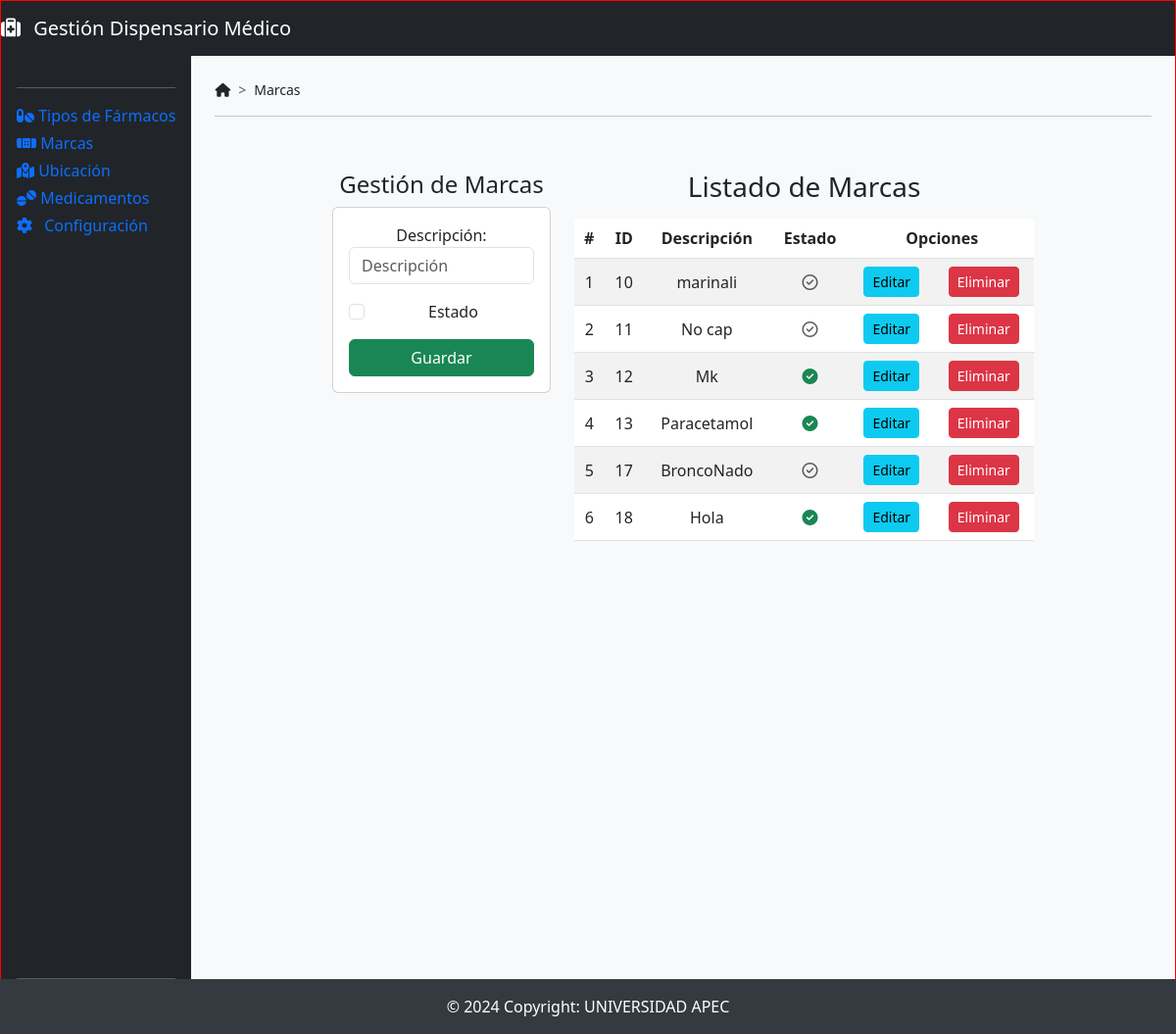
The page /principalMarcas on the database as committed earlier.
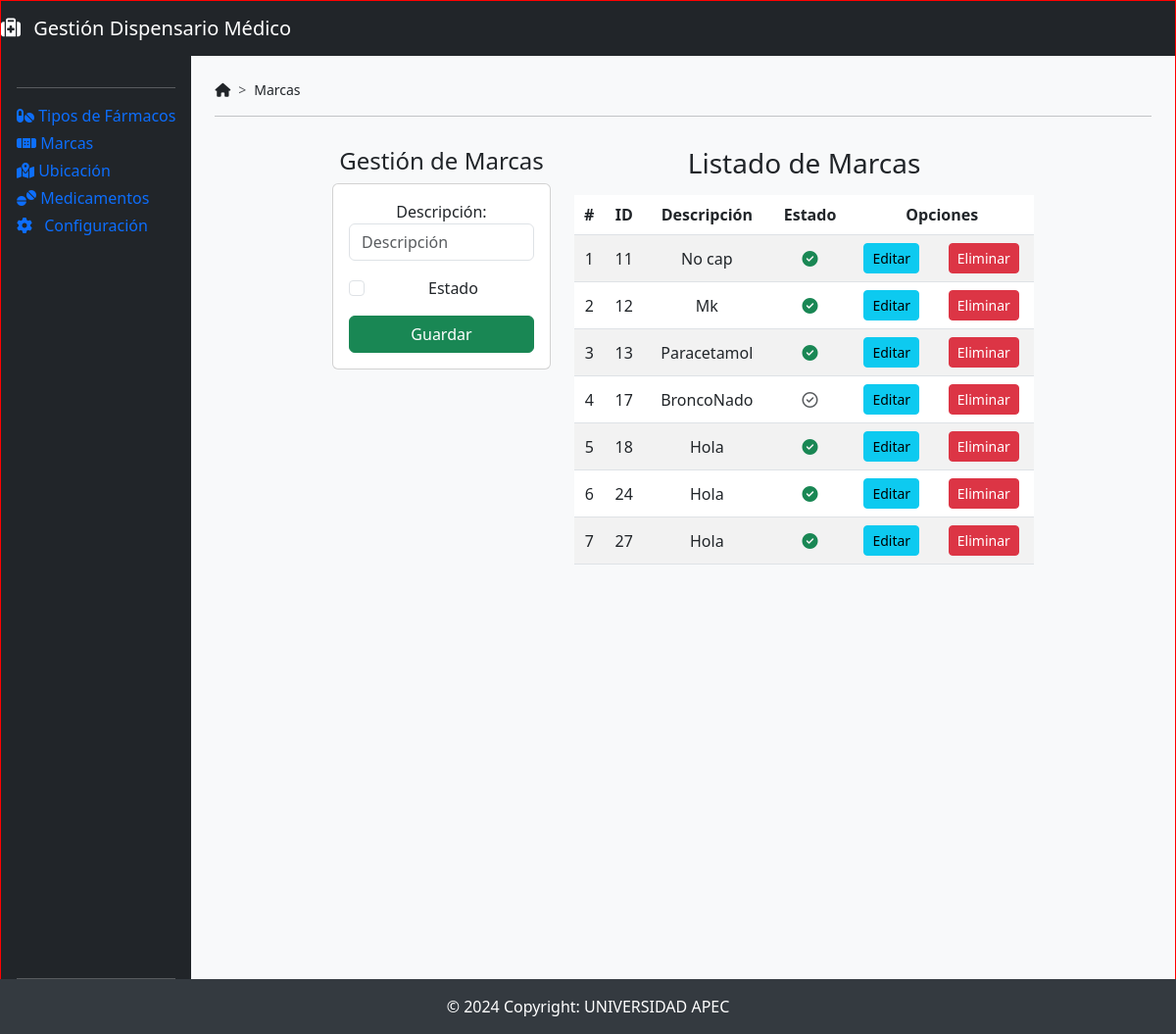
The same page on the database as committed later.
### DispensarioMedico/models.py (models this page shows, shortened)
class Marcas(models.Model):
    idmarca = models.AutoField(db_column='idMarca', primary_key=True)  # Field name made lowercase.
    descripcion = models.TextField(db_column='Descripcion', blank=True, null=True)  # Field name made lowercase.
    estado = models.TextField(db_column='Estado', blank=True, null=True)  # Field name made lowercase. This field type is a guess.
    class Meta:
        managed = True
        db_table = 'Marcas'

### DispensarioMedico/views.py (the view)
# urls.py: path('principalMarcas', views.principalMarcas, name='principalMarcas'),
def principalMarcas(request):
    listadoMarcas = Marcas.objects.all()
    return render(request, 'principalMarcas.html', {'marcas': listadoMarcas})

### DispensarioMedico/templates/principalMarcas.html (shortened to what this page needs)
{% extends "./base.html" %}
{% block navegacion %}Marcas{% endblock %}
{% block body %}
    <div class="row">
        <div class="col-sm-12 col-md-6 col-lg-4 col-xl-4 mb-4">
            <h4>Gestión de Marcas</h4>
            <div class="card">
                <div class="card-body">
                    <form action="/registrarMarcas/" method="post">{% csrf_token %}
                        <div class="form-group mb-3">
                            <label for="txtdescripcionMarca">Descripción:</label>
                            <input type="text"
                                   name="txtdescripcionMarca"
                                   id="txtdescripcionMarca"
                                   class="form-control"
                                   placeholder="Descripción"
                                   minlength="1"
                                   maxlength="500"
                                   required>
                        </div>
                        <div class="form-check mb-3">
                            <input class="form-check-input"
                                   type="checkbox"
                                   name="txtEstadoMarca"
                                   id="txtEstadoMarca"
                                   required>
                            <label class="form-check-label" for="txtEstadoMarca">Estado</label>
                        </div>
                        <div class="d-grid">
                            <button type="submit" class="btn btn-success text-white">Guardar</button>
                        </div>
                    </form>
                </div>
            </div>
        </div>
        <div class="col-sm-12 col-md-6 col-lg-8 col-xl-8">
            <h3>Listado de Marcas</h3>
            <div class="table-responsive py-2">
                <table class="table table-striped">
                    <thead>
                        <tr>
                            <th>#</th>
                            <th>ID</th>
                            <th>Descripción</th>
                            <th>Estado</th>
                            <th colspan="2">Opciones</th>
                        </tr>
                    </thead>
                    <tbody>
                        {% for marca in marcas %}
                            <tr>
                                <td>{{ forloop.counter }}</td>
                                <td>{{ marca.idmarca }}</td>
                                <td>{{ marca.descripcion }}</td>
                                <td>
                                    {% if marca.estado == 1 %}
                                        <i class="fa-solid fa-circle-check text-success"></i>
                                    {% else %}
                                        <i class="fa-regular fa-circle-check text-muted"></i>
                                    {% endif %}
                                </td>
                                <td>
                                    <a href="edicionMarcas/{{ marca.idmarca }}" class="btn btn-info btn-sm">Editar</a>
                                </td>
                                <td>
                                    <a href="eliminarMarcas/{{ marca.idmarca }}" class="btn btn-danger btn-sm btnEliminacion">Eliminar</a>
                                </td>
                            </tr>
                        {% endfor %}
                    </tbody>
                </table>
            </div>
        </div>
    </div>
{% endblock %}

### DispensarioMedico/templates/base.html (shortened to what this page needs)
<!doctype html>
<html lang="en">
<head>
    {% load static %}
    <link href="https://cdn.jsdelivr.net/npm/bootstrap@5.3.0-alpha3/dist/css/bootstrap.min.css" rel="stylesheet">
    <link rel="stylesheet" href="https://cdnjs.cloudflare.com/ajax/libs/font-awesome/6.4.0/css/all.min.css"/>
    <link rel="stylesheet" href="{% static 'css/baseDesign.css' %}">
</head>
<body>
<header>
   <nav class="navbar navbar-expand-lg navbar-light bg-dark">
      <a class="navbar-brand text-white" href="/">
        <i class="fa-solid fa-suitcase-medical me-2"></i>
        <span>Gestión Dispensario Médico</span>
      </a>
   </nav>
</header>
<div class="wrapper">
    <div class="container-fluid p-0 d-flex h-100 content">
        <div id="bdSidebar" class="d-flex flex-column flex-shrink-0 p-3 bg-dark text-white offcanvas-md offcanvas-start">
            <hr>
            <ul class="mynav nav nav-pills flex-column mb-auto">
                <li class="nav-item mb-1">
                    <a href="/principalTipoFarmaco">
                        <i class="fa-solid fa-pills"></i> Tipos de Fármacos
                    </a>
                </li>
                <li class="nav-item mb-1">
                    <a href="/principalMarcas">
                        <i class="fa-solid fa-bandage"></i> Marcas
                    </a>
                </li>
                <li class="nav-item mb-1">
                    <a href="/principalUbicaciones">
                        <i class="fa-solid fa-map-location-dot"></i> Ubicación
                    </a>
                </li>
                <li class="nav-item mb-1">
                    <a href="/principalMedicamentos">
                        <i class="fa-solid fa-tablets"></i> Medicamentos
                    </a>
                </li>
                <li class="sidebar-item nav-item mb-1">
                    <a href="#" class="sidebar-link collapsed" data-bs-toggle="collapse" data-bs-target="#settings" aria-expanded="false" aria-controls="settings">
                        <i class="fas fa-cog pe-2"></i> <span class="topic">Configuración</span>
                    </a>
                </li>
            </ul>
            <div class="d-flex">
                 <span>V1.0</span>
            </div>
        </div>
        <div class="bg-light flex-fill">
            <div class="p-4">
                <nav style="--bs-breadcrumb-divider:'>';font-size:14px">
                    <ol class="breadcrumb">
                        <li class="breadcrumb-item"><i class="fa-solid fa-house"></i></li>
                        <li class="breadcrumb-item">{% block navegacion %}{% endblock %}</li>
                    </ol>
                </nav>
                <hr>
                <div class="container content-centered">
                    {% block body %}
                    {% endblock %}
                </div>
            </div>
        </div>
    </div>
    <footer class="fixed-bottom">
        © 2024 Copyright: UNIVERSIDAD APEC
    </footer>
</div>
{% load sweetify %}
</body>
</html>

### DispensarioMedico/static/css/baseDesign.css (style rules this page uses)
th, td { text-align: center; vertical-align: middle; }
body { height: 1000px; border: 1px solid red; position: relative; }

### DispensarioMedico/templates/base.html (style rules this page uses)
.content-centered { display: flex; justify-content: center; align-items: center; min-height: 60vh; text-align: center; }
.wrapper { display: flex; flex-direction: column; min-height: 100%; }
.content { flex: 1; }
a { text-decoration: none; }
footer { background-color: #343a40; color: white; text-align: center; padding: 1rem 0; }

Rows that differ between the two databases and show on the page:
removed Marcas: idmarca "10", descripcion "marinali", Estado 0 (drawn)
changed Marcas "No cap": Estado 0 → 1 (drawn)
added Marcas: idmarca "24", descripcion "Hola", Estado 1 (drawn)
added Marcas: idmarca "27", descripcion "Hola", Estado 1 (drawn)
